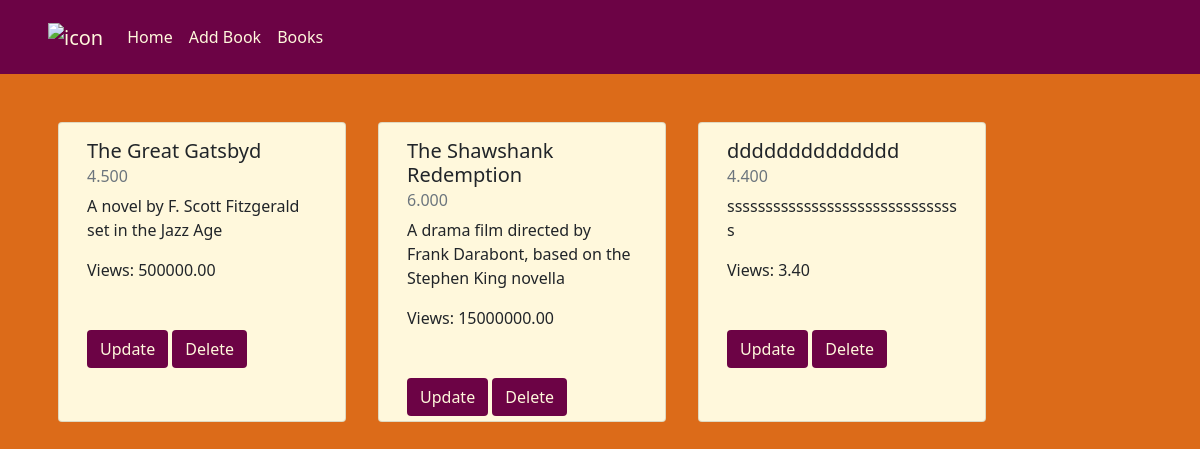
The page / on the database its author committed.
### Books/models.py (models this page shows, shortened)
class Book(models.Model):
    title=models.CharField(max_length=50 )
    desc=models.TextField(null=True, blank=True)
    rate=models.DecimalField(max_digits=4,decimal_places=3)
    views=models.DecimalField(max_digits=10,decimal_places=2)
    class Meta:
        ordering=['title']

### Books/views.py (the view)
# urls.py: path('', views.index, name='BookStore_index'),
def index(request):
    my_context = {
        'Books': Book.objects.all()
    }
    return render(request, 'Pages/index.html', context=my_context)

### Templates/Pages/index.html
{% extends 'Parts/main.html' %}
{% block main-content %}
<div class="row mt-5">
{% for book in Books %}
<div class="card mx-3 mb-3" style="width: 18rem;height: 300px; background-color: #FFF8DC">
  <div class="card-body">
    <h5 class="card-title">{{ book.title }}</h5>
    <h6 class="card-subtitle mb-2 text-muted">{{ book.rate }}</h6>
    <p class="card-text">{{ book.desc }}</p>
    <p class="card-text"> Views: {{book.views}}</p>
    <div class="mt-5">
      <a href="{% url 'book-Edit' book.id %}" class="btn "  style="background-color: #6C0345; color: #FFF8DC;">Update</a>
      <a href="{% url 'book-delete' book.id %}" class="btn "  style="background-color: #6C0345; color: #FFF8DC;">Delete</a>
   </div>
  </div>
</div>
{% endfor %}
</div>
{% endblock %}

### Templates/Parts/main.html (shortened to what this page needs)
<!DOCTYPE html>
<html>
<head class="vh-100">
    <link href="https://cdn.jsdelivr.net/npm/bootstrap@5.1.3/dist/css/bootstrap.min.css" rel="stylesheet"
>
</head>
<body style="background-color: #DC6B19;">
    {% include './Header.html' %}
    <div class="container-fluid">
        <div class="row">
            <div class="col-12">
                <div class="container" >
                    {% block main-content %}
                    {% endblock %}
                </div>
            </div>
        </div>
    </div>
</body>
</html>

### Templates/Parts/Header.html
  <nav class="navbar navbar-expand-lg p-3 px-5" style="background-color: #6C0345; color: #FFF8DC;">
    <a class="navbar-brand" style="color: #FFF8DC;"href="{% url 'BookStore_index' %}">
     <img src="https://cdn-icons-png.flaticon.com/512/3389/3389081.png" alt="icon" width="50px"></a>
    <div class="collapse navbar-collapse" id="navbarSupportedContent">
      <ul class="navbar-nav mr-auto">
        <li class="nav-item active">
          <a href="{% url 'BookStore_index' %}" class="nav-link" style="color: #FFF8DC;">Home </a>
        </li>
        <li class="nav-item">
          <a href="{% url 'add-book' %}" class="nav-link" style="color: #FFF8DC;" >Add Book</a>
        </li>
        <li class="nav-item">
          <a href="{% url 'BookStore_index' %}" class="nav-link " style="color: #FFF8DC;">Books</a>
        </li>
      </ul>
    </div>
  </nav>

### rows shown on the page
Book: title "The Great Gatsbyd", rate "4.500", desc "A novel by F. Scott Fitzgerald set in the Jazz Age", views "500000.00"
Book: title "The Shawshank Redemption", rate "6.000", desc "A drama film directed by Frank Darabont, based on the Stephen King novella", views "15000000.00"
Book: title "dddddddddddddd", rate "4.400", desc "sssssssssssssssssssssssssssssss", views "3.40"
